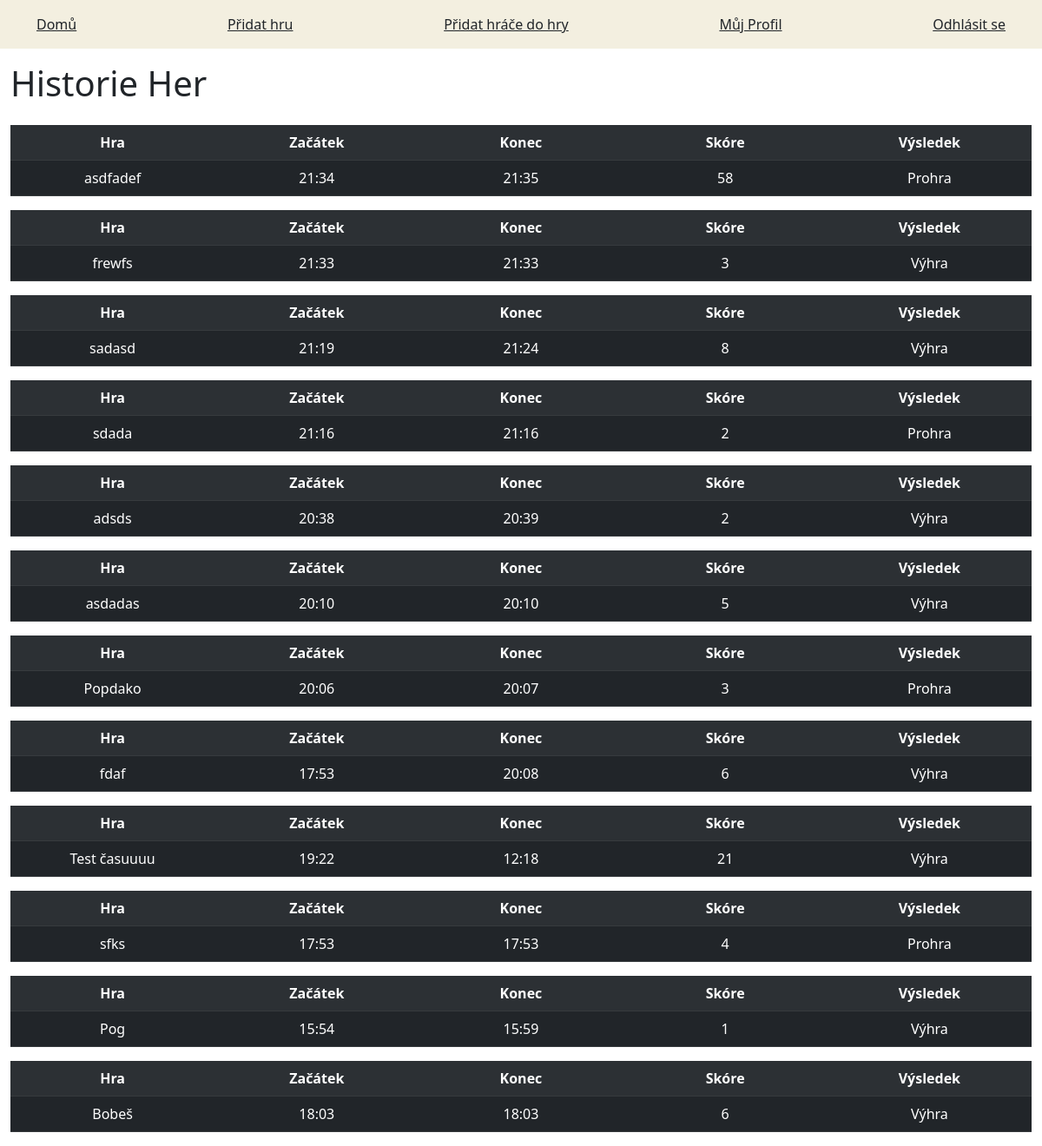
Page /user-games (signed in) on the earlier database version.
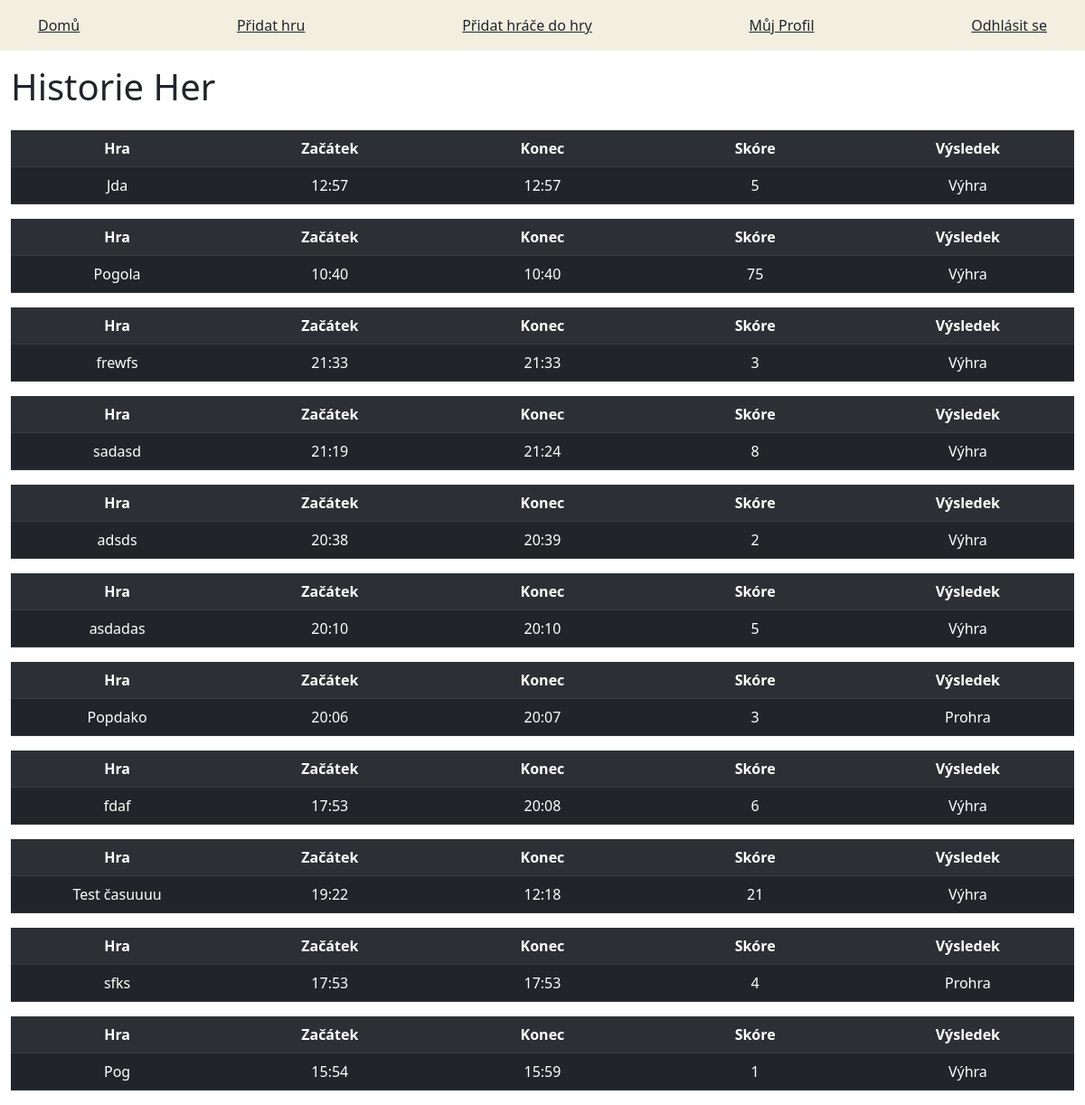
Same page on the later database version.
### games/models.py (models this page shows, shortened)
class PlayerGame(models.Model):
    game = models.ForeignKey(Game, on_delete=models.CASCADE)
    player = models.ForeignKey(User, on_delete=models.CASCADE)
    score = models.IntegerField('skóre', default=0)

class Game(models.Model):
    title = models.CharField('Titulek', max_length=100)
    time_start = models.DateTimeField('Čas zahájení')
    time_end = models.DateTimeField('Čas ukončení', blank=True, null=True)
    description = models.TextField('Popisek', max_length=250)
    author = models.ForeignKey(User, on_delete=models.CASCADE)
    active = models.BooleanField('Aktivní', default=False)
    winner = models.CharField(max_length=200, null=True, blank=True)
    def get_winner(self):
        winner = self.playergame_set.aggregate(Max('score'))
        max_score = winner['score__max']
        if max_score is None:
            return None
        winner_player = self.playergame_set.filter(score=max_score).first().player
        return winner_player

### games/views.py (the view)
# urls.py: path('user-games', views.userGames, name='userGames'),
@login_required
@user_passes_test(is_player_or_admin, login_url='/')
def userGames(request):
    userGames = PlayerGame.objects.filter(player=request.user).order_by('-game__time_start')                  #historie hráče
    return render(request, 'user_games.html', {'userGames': userGames})

### games/views.py (called while the page is built)
def is_player_or_admin(user):
    if user.is_superuser:                   #funkce na určení zda je užívatel admin nebo hráč
        return user.is_superuser
    else:
        return user.groups.filter(name='Hráč').exists()

### templates/user_games.html
{% extends 'base.html' %}
{% block content %}
    <div class="container-fluid">
        <h1 class="pb-3">Historie Her</h1>
        {% for userGame in userGames %}
            <table class="table table-dark table-striped col-12 ">
                <tr>
                    <th scope="col" class="text-center">Hra</th>
                    <th scope="col" class="text-center">Začátek</th>
                    <th scope="col" class="text-center">Konec</th>
                    <th scope="col" class="text-center">Skóre</th>
                    <th scope="col" class="text-center">Výsledek</th>
                </tr>
                <tr>
                    <td class="col-2 text-center"><a class="text-white text-decoration-none" href={% url 'detail' userGame.game_id %}>{{ userGame.game.title}}</a></td>
                    <td class="col-2 text-center">{{ userGame.game.time_start|date:'H:i'}}</td>
                    <td class="col-2 text-center">{{ userGame.game.time_end|date:'H:i' }}</td>
                    <td class="col-2 text-center">{{ userGame.score }}</td>
                    <td class="col-2 text-center">
                        {% if user == userGame.game.get_winner %}
                            Výhra
                        {% else %}
                           Prohra
                        {% endif %}
                    </td>
            </table>
        {% empty %}
            <li>Uživatel nemá žádné odehrané hry</li>
        {% endfor %}
    </div>
{% endblock %}

### templates/base.html (shortened to what this page needs)
<!DOCTYPE html>
<html>
<head>
    <link href="https://cdn.jsdelivr.net/npm/bootstrap@5.0.1/dist/css/bootstrap.min.css" rel="stylesheet"
>
<link href="https://cdn.jsdelivr.net/npm/bootstrap-icons@1.5.0/font/bootstrap-icons.css" rel="stylesheet">
</head>
<body>
{% block body %}
    <div class="p-3 mb-3" style="background-color: #F3EFE0">
        <div class="container d-flex justify-content-between">
            {% if user.is_authenticated %}
                <div><a class="text-dark" href="{% url 'index' %}">Domů</a></div>
                {% for group in request.user.groups.all %}
                    {% if group.name == 'Hráč' %}
                        <div><a class="text-dark" href="{% url 'add' %}">Přidat hru</a></div>
                        <div><a class="text-dark" href="{% url 'addGamePlayers' %}">Přidat hráče do hry</a></div>
                    {% endif %}
                {% endfor %}
                <div><a class="text-dark" href="{% url 'home' %}">Můj Profil</a></div>
                <div><a class="text-dark" href="{% url 'account_logout' %}">Odhlásit se</a></div>
            {% else %}
                <div><a class="text-dark" href="{% url 'account_login' %}">Sign In</a></div>
                <div><a class="text-dark" href="{% url 'account_signup' %}">Sign Up</a></div>
            {% endif %}
        </div>
    </div>
    {% block content %}
    {% endblock %}
{% endblock %}
</body>
</html>

Differences in the rows shown:
removed PlayerGame: game "asdfadef", game.time_start "21:34", game.time_end "21:35", score "58", shows "Prohra"
removed PlayerGame: game "sdada", game.time_start "21:16", game.time_end "21:16", score "2", shows "Prohra"
removed PlayerGame: game "Bobeš", game.time_start "18:03", game.time_end "18:03", score "6", shows "Výhra"
added PlayerGame: game "Jda", game.time_start "12:57", game.time_end "12:57", score "5", shows "Výhra"
added PlayerGame: game "Pogola", game.time_start "10:40", game.time_end "10:40", score "75", shows "Výhra"
